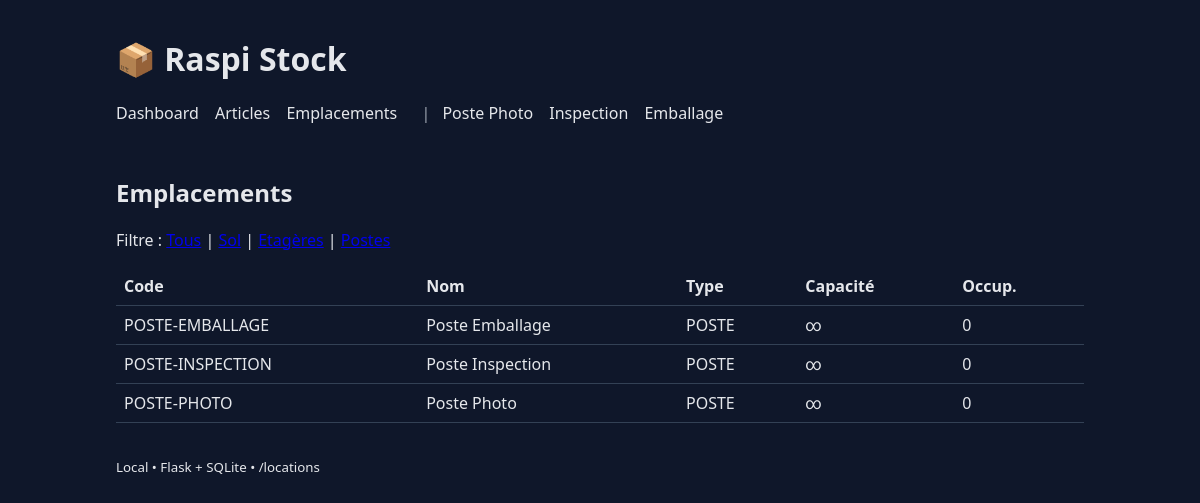
The app's page /locations?kind=POSTE with its own data.
### tables this page shows
CREATE TABLE location (
            id INTEGER PRIMARY KEY AUTOINCREMENT,
            code TEXT NOT NULL UNIQUE,
            name TEXT NOT NULL,
            kind TEXT NOT NULL CHECK(kind IN ('SOL','ETAGERE','POSTE')),
            capacity INTEGER,
            active INTEGER NOT NULL DEFAULT 1
        );

### app.py (the view, shortened to what this page needs)
    @app.route("/locations")
    def locations():
        db = get_db()
        kind = request.args.get("kind")
        if kind in ("SOL", "ETAGERE", "POSTE"):
            locs = db.execute(
                """
                SELECT l.*, (SELECT COUNT(*) FROM item i WHERE i.location_id=l.id) AS occ
                FROM location l WHERE kind=? ORDER BY code
                """,
                (kind,),
            ).fetchall()
        return render_template("locations.html", locations=locs, kind=kind)

### templates/locations.html (shortened to what this page needs)
{% extends "base.html" %}
{% block content %}
<h2>Emplacements</h2>
<p>
  Filtre :
  <a href="{{ url_for('locations') }}">Tous</a> |
  <a href="{{ url_for('locations', kind='SOL') }}">Sol</a> |
  <a href="{{ url_for('locations', kind='ETAGERE') }}">Etagères</a> |
  <a href="{{ url_for('locations', kind='POSTE') }}">Postes</a>
</p>
<table class="table">
  <thead><tr><th>Code</th><th>Nom</th><th>Type</th><th>Capacité</th><th>Occup.</th></tr></thead>
  <tbody>
    {% for l in locations %}
      <tr>
        <td>{{ l['code'] }}</td>
        <td>{{ l['name'] }}</td>
        <td>{{ l['kind'] }}</td>
        <td>{{ l['capacity'] if l['capacity'] is not none else '∞' }}</td>
        <td>{{ l['occ'] }}</td>
      </tr>
    {% endfor %}
  </tbody>
</table>
{% endblock %}

### static/style.css (style rules this page uses)
:root { --bg: #0f172a; --card: #111827; --text: #e5e7eb; --muted: #9ca3af; --accent: #22c55e; --danger: #ef4444; --border: #334155; }
* { box-sizing:border-box }
body { margin:0;background:var(--bg);color:var(--text);font-family:system-ui,Segoe UI,Roboto,Arial,sans-serif }
.table { width:100%;border-collapse:collapse;margin-top:.5rem }
.table th,.table td { border-bottom:1px solid var(--border);padding:.5rem;text-align:left }

### records on screen
location: code "POSTE-EMBALLAGE", name "Poste Emballage", kind "POSTE", l "∞", occ "0"
location: code "POSTE-INSPECTION", name "Poste Inspection", kind "POSTE", l "∞", occ "0"
location: code "POSTE-PHOTO", name "Poste Photo", kind "POSTE", l "∞", occ "0"

### other values on screen
{{ request.path }} "/locations"
